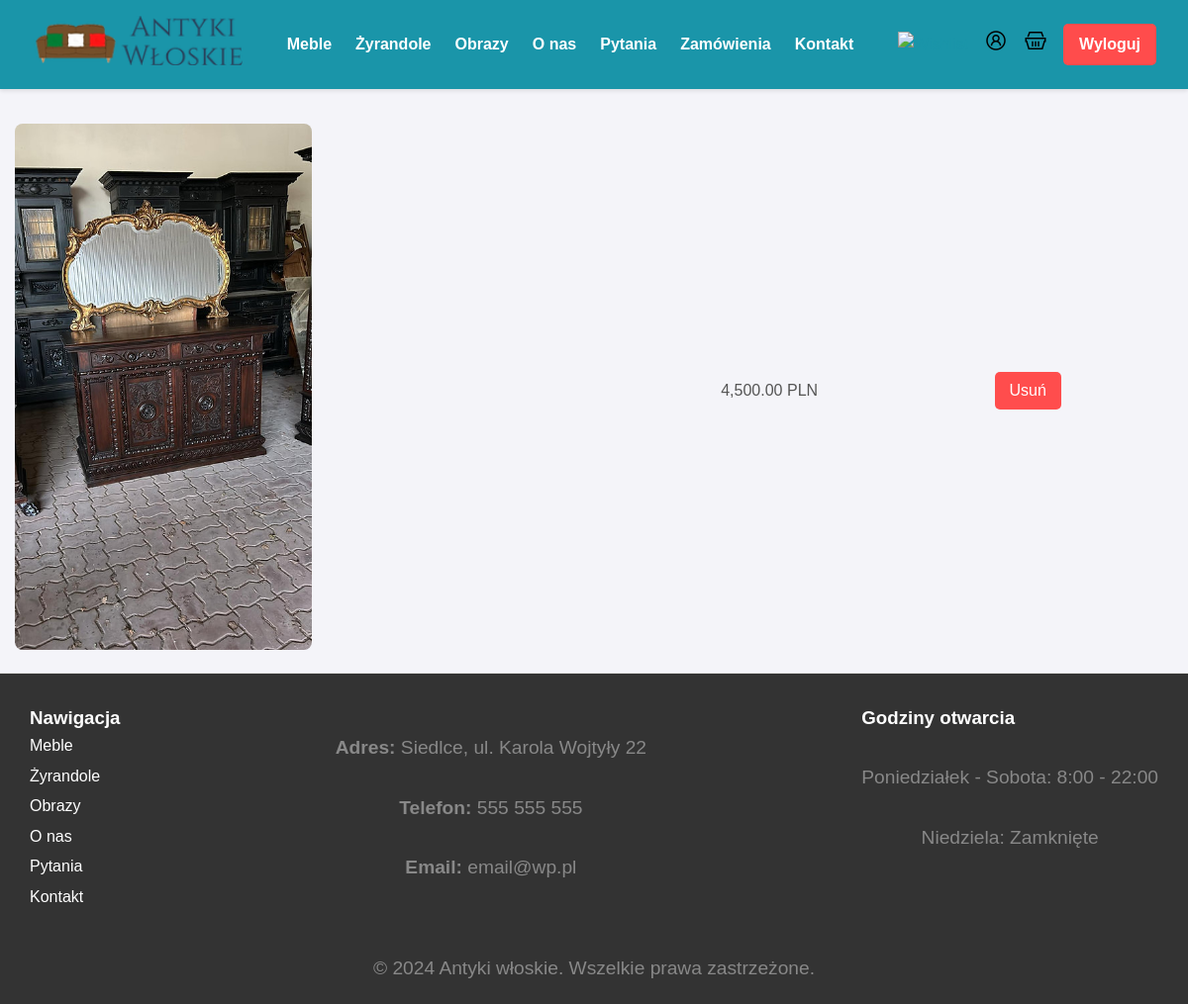
The app's page /wishlist.php (signed in) with its own data.
### tables this page shows
CREATE TABLE `products` (
  `id` int(10) UNSIGNED NOT NULL,
  `idCategories` int(10) NOT NULL,
  `product_name` varchar(50) NOT NULL,
  `description` text NOT NULL,
  `image_main` varchar(50) NOT NULL,
  `idCondition` int(10) UNSIGNED NOT NULL,
  `price` decimal(10,2) NOT NULL,
  `height` int(11) NOT NULL,
  `width` int(11) NOT NULL
);

### wishlist.php (the view, shortened to what this page needs)
<?php require("include/header.php"); ?>
<?php
if(isset($_SESSION['id'])){
    $idUser = $_SESSION['id'];
}
$sql = "SELECT p.id, p.product_name, p.price, p.image_main
        FROM wishlist w
        JOIN products p ON w.idProduct = p.id
        WHERE w.idUser = ?";
$stmt = $conn->prepare($sql);
$stmt->bind_param("i", $idUser);
$stmt->execute();
$result = $stmt->get_result();
?>
<!DOCTYPE html>
<html lang="en">
<head>
</head>
<body>
    <?php if ($result->num_rows > 0): ?>
        <table>
            <?php while ($row = $result->fetch_assoc()): ?>
            <tr>
                <td>
                    <a href="product_details.php?id=<?php echo $row['id']; ?>">
                    <img src="images/<?php echo htmlspecialchars($row['image_main']); ?>"
                         alt="<?php echo htmlspecialchars($row['product_name']); ?>"
                         style="width: 300px; height: auto;">
                    </a>
                </td>
                <td><?php echo number_format($row['price'], 2); ?> PLN</td>
                <td>
                    <form action="remove_from_wishlist.php" method="post">
                        <button type="submit">Usuń</button>
                    </form>
                </td>
            </tr>
            <?php endwhile; ?>
        </table>
    <?php else: ?>
        <p>Brak ulubionych produktów.</p>
    <?php endif; ?>
</body>
</html>
<?php require("include/footer.php"); ?>

### css/styles.css (style rules this page uses)
* { margin: 0; padding: 0; box-sizing: border-box; }
body { font-family: 'Arial', sans-serif; background-color: #f4f4f9; color: #333; line-height: 1.6; height: auto; }
table { width: 100%; border-collapse: collapse; margin-top: 20px; }
table th, table td { padding: 15px; text-align: left; border-bottom: 1px solid #ddd; }
table td { font-size: 1rem; color: #555; }
table img { width: 100px; height: auto; border-radius: 8px; }
a { color: #1a95a9; text-decoration: none; }
button { background-color: #ff4d4d; color: white; border: none; padding: 10px 15px; font-size: 1rem; border-radius: 5px; cursor: pointer; }

### records on screen
products: image_main (picture), price "4,500.00"
